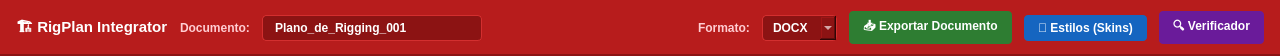
<?xml version="1.0" encoding="UTF-8"?>
<ui version="4.0">
 <class>HeaderBar</class>
 <widget class="QWidget" name="HeaderBar">
  <property name="geometry">
   <rect>
    <x>0</x>
    <y>0</y>
    <width>1280</width>
    <height>56</height>
   </rect>
  </property>
  <property name="minimumSize">
   <size>
    <width>0</width>
    <height>56</height>
   </size>
  </property>
  <property name="styleSheet">
   <string notr="true">QWidget#HeaderBar { background-color: #B71C1C; border-bottom: 2px solid #8C1313; }</string>
  </property>
  <layout class="QHBoxLayout" name="headerLayout">
   <property name="leftMargin">
    <number>16</number>
   </property>
   <property name="topMargin">
    <number>8</number>
   </property>
   <property name="rightMargin">
    <number>16</number>
   </property>
   <property name="bottomMargin">
    <number>8</number>
   </property>
   <property name="spacing">
    <number>12</number>
   </property>
   <item>
    <widget class="QLabel" name="appTitleLabel">
     <property name="text">
      <string>🏗️ RigPlan Integrator</string>
     </property>
     <property name="styleSheet">
      <string notr="true">color: #FFFFFF; font-weight: bold; font-size: 15px;</string>
     </property>
    </widget>
   </item>
   <item>
    <widget class="QLabel" name="docLabel">
     <property name="text">
      <string>Documento:</string>
     </property>
     <property name="styleSheet">
      <string notr="true">color: #FFCDD2; font-size: 12px; font-weight: bold;</string>
     </property>
    </widget>
   </item>
   <item>
    <widget class="QLineEdit" name="fileNameEdit">
     <property name="minimumSize">
      <size>
       <width>220</width>
       <height>0</height>
      </size>
     </property>
     <property name="text">
      <string>Plano_de_Rigging_001</string>
     </property>
     <property name="styleSheet">
      <string notr="true">QLineEdit { background-color: #8C1313; color: #FFFFFF; border: 1px solid #D32F2F; border-radius: 4px; padding: 4px 10px; font-weight: bold; } QLineEdit:focus { border: 1px solid #FFFFFF; }</string>
     </property>
    </widget>
   </item>
   <item>
    <spacer name="headerSpacer">
     <property name="orientation">
      <enum>Qt::Horizontal</enum>
     </property>
     <property name="sizeHint" stdset="0">
      <size>
       <width>40</width>
       <height>20</height>
      </size>
     </property>
    </spacer>
   </item>
   <item>
    <widget class="QLabel" name="formatLabel">
     <property name="text">
      <string>Formato:</string>
     </property>
     <property name="styleSheet">
      <string notr="true">color: #FFCDD2; font-size: 12px; font-weight: bold;</string>
     </property>
    </widget>
   </item>
   <item>
    <widget class="QComboBox" name="formatCombo">
     <property name="styleSheet">
      <string notr="true">QComboBox { background-color: #8C1313; color: #FFFFFF; border: 1px solid #D32F2F; border-radius: 4px; padding: 4px 10px; font-weight: bold; }</string>
     </property>
     <item>
      <property name="text">
       <string>DOCX</string>
      </property>
     </item>
     <item>
      <property name="text">
       <string>PDF</string>
      </property>
     </item>
    </widget>
   </item>
   <item>
    <widget class="QPushButton" name="exportButton">
     <property name="text">
      <string>📥 Exportar Documento</string>
     </property>
     <property name="styleSheet">
      <string notr="true">QPushButton { background-color: #2E7D32; color: #FFFFFF; border: none; border-radius: 4px; padding: 6px 14px; font-weight: bold; } QPushButton:hover { background-color: #388E3C; }</string>
     </property>
    </widget>
   </item>
   <item>
    <widget class="QPushButton" name="presetsButton">
     <property name="text">
      <string>🎨 Estilos (Skins)</string>
     </property>
     <property name="styleSheet">
      <string notr="true">QPushButton { background-color: #1565C0; color: #FFFFFF; border: none; border-radius: 4px; padding: 6px 14px; font-weight: bold; } QPushButton:hover { background-color: #1976D2; }</string>
     </property>
    </widget>
   </item>
   <item>
    <widget class="QPushButton" name="aiButton">
     <property name="text">
      <string>🔍 Verificador</string>
     </property>
     <property name="styleSheet">
      <string notr="true">QPushButton { background-color: #6A1B9A; color: #FFFFFF; border: none; border-radius: 4px; padding: 6px 14px; font-weight: bold; } QPushButton:hover { background-color: #7B1FA2; }</string>
     </property>
    </widget>
   </item>
  </layout>
 </widget>
 <resources/>
 <connections/>
</ui>
